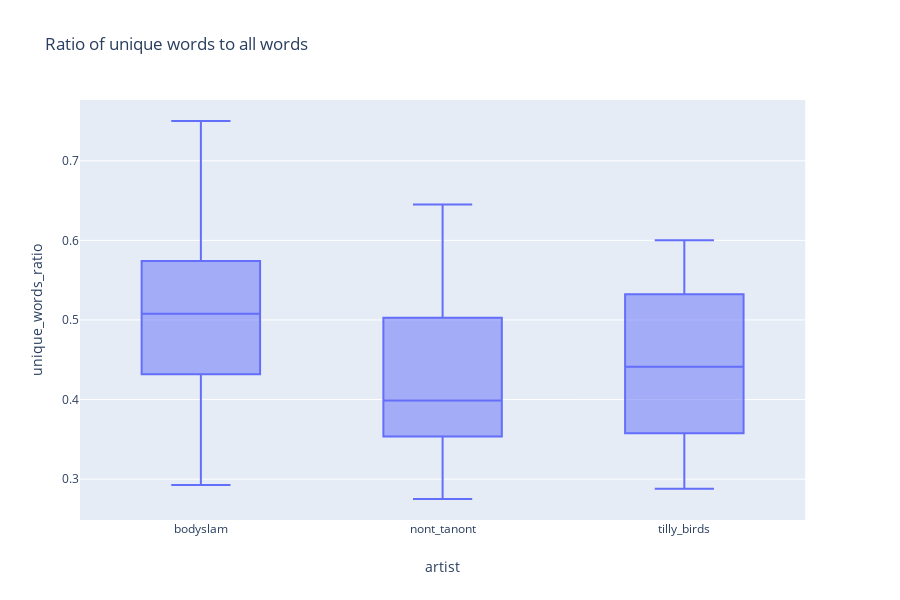

Notebook code cell kept with this figure:
### Code cell
fig = px.box(song_filter_df, x='artist', y='unique_words_ratio', title='Ratio of unique words to all words')
fig.show()

### Figure 1 — Plotly figure (JSON) as saved in the notebook; plotly's stock layout.template omitted (floating-point values rounded to 4 significant figures; data arrays with more than 128 entries replaced by an {"elided": "..."} marker saying what was removed)
{"data": [{"alignmentgroup": "True", "hoverlabel": {"namelength": 0}, "hovertemplate": "artist=%{x}<br>unique_words_ratio=%{y}", "legendgroup": "", "marker": {"color": "#636efa"}, "name": "", "notched": false, "offsetgroup": "", "orientation": "v", "showlegend": false, "type": "box", "x": {"elided": "130 str values"}, "x0": " ", "xaxis": "x", "y": {"elided": "130 float values"}, "y0": " ", "yaxis": "y"}], "layout": {"boxmode": "group", "height": 600, "legend": {"tracegroupgap": 0}, "title": {"text": "Ratio of unique words to all words"}, "xaxis": {"anchor": "y", "domain": [0, 0.98], "title": {"text": "artist"}}, "yaxis": {"anchor": "x", "domain": [0, 1], "title": {"text": "unique_words_ratio"}}}}
